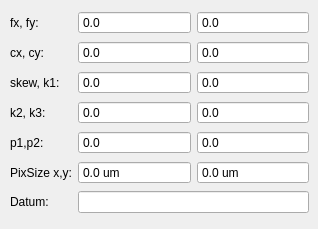
      <widget class="QWidget" name="tab_2">
       <attribute name="icon">
        <iconset>
         <normaloff>icons/pencil3.png</normaloff>icons/pencil3.png</iconset>
       </attribute>
       <attribute name="title">
        <string>eigene Werte</string>
       </attribute>
       <widget class="QWidget" name="gridLayoutWidget_12">
        <property name="geometry">
         <rect>
          <x>10</x>
          <y>10</y>
          <width>299</width>
          <height>210</height>
         </rect>
        </property>
        <layout class="QGridLayout" name="gridLayout_12">
         <item row="1" column="2">
          <layout class="QHBoxLayout" name="horizontalLayout_12">
           <item>
            <widget class="QDoubleSpinBox" name="dlr_geom_fx_2">
             <property name="buttonSymbols">
              <enum>QAbstractSpinBox::NoButtons</enum>
             </property>
             <property name="suffix">
              <string/>
             </property>
             <property name="decimals">
              <number>1</number>
             </property>
             <property name="maximum">
              <double>9999999.000000000000000</double>
             </property>
            </widget>
           </item>
           <item>
            <widget class="QDoubleSpinBox" name="dlr_geom_fy_2">
             <property name="buttonSymbols">
              <enum>QAbstractSpinBox::NoButtons</enum>
             </property>
             <property name="suffix">
              <string/>
             </property>
             <property name="decimals">
              <number>1</number>
             </property>
             <property name="maximum">
              <double>9999999.000000000000000</double>
             </property>
            </widget>
           </item>
          </layout>
         </item>
         <item row="1" column="1">
          <widget class="QLabel" name="label_61">
           <property name="text">
            <string>fx, fy:</string>
           </property>
          </widget>
         </item>
         <item row="3" column="2">
          <layout class="QHBoxLayout" name="horizontalLayout_13">
           <item>
            <widget class="QDoubleSpinBox" name="dlr_geom_skew_2">
             <property name="buttonSymbols">
              <enum>QAbstractSpinBox::NoButtons</enum>
             </property>
             <property name="suffix">
              <string/>
             </property>
             <property name="decimals">
              <number>1</number>
             </property>
             <property name="maximum">
              <double>9999999.000000000000000</double>
             </property>
            </widget>
           </item>
           <item>
            <widget class="QDoubleSpinBox" name="dlr_geom_k1_2">
             <property name="buttonSymbols">
              <enum>QAbstractSpinBox::NoButtons</enum>
             </property>
             <property name="suffix">
              <string/>
             </property>
             <property name="decimals">
              <number>1</number>
             </property>
             <property name="maximum">
              <double>9999999.000000000000000</double>
             </property>
            </widget>
           </item>
          </layout>
         </item>
         <item row="2" column="1">
          <widget class="QLabel" name="label_62">
           <property name="text">
            <string>cx, cy:</string>
           </property>
          </widget>
         </item>
         <item row="3" column="1">
          <widget class="QLabel" name="label_63">
           <property name="text">
            <string>skew, k1:</string>
           </property>
          </widget>
         </item>
         <item row="4" column="1">
          <widget class="QLabel" name="label_64">
           <property name="text">
            <string>k2, k3:</string>
           </property>
          </widget>
         </item>
         <item row="5" column="1">
          <widget class="QLabel" name="label_65">
           <property name="text">
            <string>p1,p2:</string>
           </property>
          </widget>
         </item>
         <item row="4" column="2">
          <layout class="QHBoxLayout" name="horizontalLayout_14">
           <item>
            <widget class="QDoubleSpinBox" name="dlr_geom_k2_2">
             <property name="buttonSymbols">
              <enum>QAbstractSpinBox::NoButtons</enum>
             </property>
             <property name="suffix">
              <string/>
             </property>
             <property name="decimals">
              <number>1</number>
             </property>
             <property name="maximum">
              <double>9999999.000000000000000</double>
             </property>
            </widget>
           </item>
           <item>
            <widget class="QDoubleSpinBox" name="dlr_geom_k3_2">
             <property name="buttonSymbols">
              <enum>QAbstractSpinBox::NoButtons</enum>
             </property>
             <property name="suffix">
              <string/>
             </property>
             <property name="decimals">
              <number>1</number>
             </property>
             <property name="maximum">
              <double>9999999.000000000000000</double>
             </property>
            </widget>
           </item>
          </layout>
         </item>
         <item row="2" column="2">
          <layout class="QHBoxLayout" name="horizontalLayout_15">
           <item>
            <widget class="QDoubleSpinBox" name="dlr_geom_cx_2">
             <property name="buttonSymbols">
              <enum>QAbstractSpinBox::NoButtons</enum>
             </property>
             <property name="suffix">
              <string/>
             </property>
             <property name="decimals">
              <number>1</number>
             </property>
             <property name="maximum">
              <double>9999999.000000000000000</double>
             </property>
            </widget>
           </item>
           <item>
            <widget class="QDoubleSpinBox" name="dlr_geom_cy_2">
             <property name="buttonSymbols">
              <enum>QAbstractSpinBox::NoButtons</enum>
             </property>
             <property name="suffix">
              <string/>
             </property>
             <property name="decimals">
              <number>1</number>
             </property>
             <property name="maximum">
              <double>9999999.000000000000000</double>
             </property>
            </widget>
           </item>
          </layout>
         </item>
         <item row="7" column="1">
          <widget class="QLabel" name="label_69">
           <property name="text">
            <string>Datum:</string>
           </property>
          </widget>
         </item>
         <item row="5" column="2">
          <layout class="QHBoxLayout" name="horizontalLayout_16">
           <item>
            <widget class="QDoubleSpinBox" name="dlr_geom_p1_2">
             <property name="buttonSymbols">
              <enum>QAbstractSpinBox::NoButtons</enum>
             </property>
             <property name="suffix">
              <string/>
             </property>
             <property name="decimals">
              <number>1</number>
             </property>
             <property name="maximum">
              <double>9999999.000000000000000</double>
             </property>
            </widget>
           </item>
           <item>
            <widget class="QDoubleSpinBox" name="dlr_geom_p2_2">
             <property name="buttonSymbols">
              <enum>QAbstractSpinBox::NoButtons</enum>
             </property>
             <property name="suffix">
              <string/>
             </property>
             <property name="decimals">
              <number>1</number>
             </property>
             <property name="maximum">
              <double>9999999.000000000000000</double>
             </property>
            </widget>
           </item>
          </layout>
         </item>
         <item row="7" column="2">
          <widget class="QLineEdit" name="dlr_geom_ts_2"/>
         </item>
         <item row="6" column="1">
          <widget class="QLabel" name="label_4">
           <property name="text">
            <string>PixSize x,y:</string>
           </property>
          </widget>
         </item>
         <item row="6" column="2">
          <layout class="QHBoxLayout" name="horizontalLayout_19">
           <item>
            <widget class="QDoubleSpinBox" name="dlr_geom_pixelshift_x_2">
             <property name="buttonSymbols">
              <enum>QAbstractSpinBox::NoButtons</enum>
             </property>
             <property name="suffix">
              <string> um</string>
             </property>
             <property name="decimals">
              <number>1</number>
             </property>
             <property name="minimum">
              <double>0.000000000000000</double>
             </property>
             <property name="maximum">
              <double>9999999.000000000000000</double>
             </property>
            </widget>
           </item>
           <item>
            <widget class="QDoubleSpinBox" name="dlr_geom_pixelshift_y_2">
             <property name="buttonSymbols">
              <enum>QAbstractSpinBox::NoButtons</enum>
             </property>
             <property name="suffix">
              <string> um</string>
             </property>
             <property name="decimals">
              <number>1</number>
             </property>
             <property name="maximum">
              <double>9999999.000000000000000</double>
             </property>
            </widget>
           </item>
          </layout>
         </item>
        </layout>
       </widget>
      </widget>
